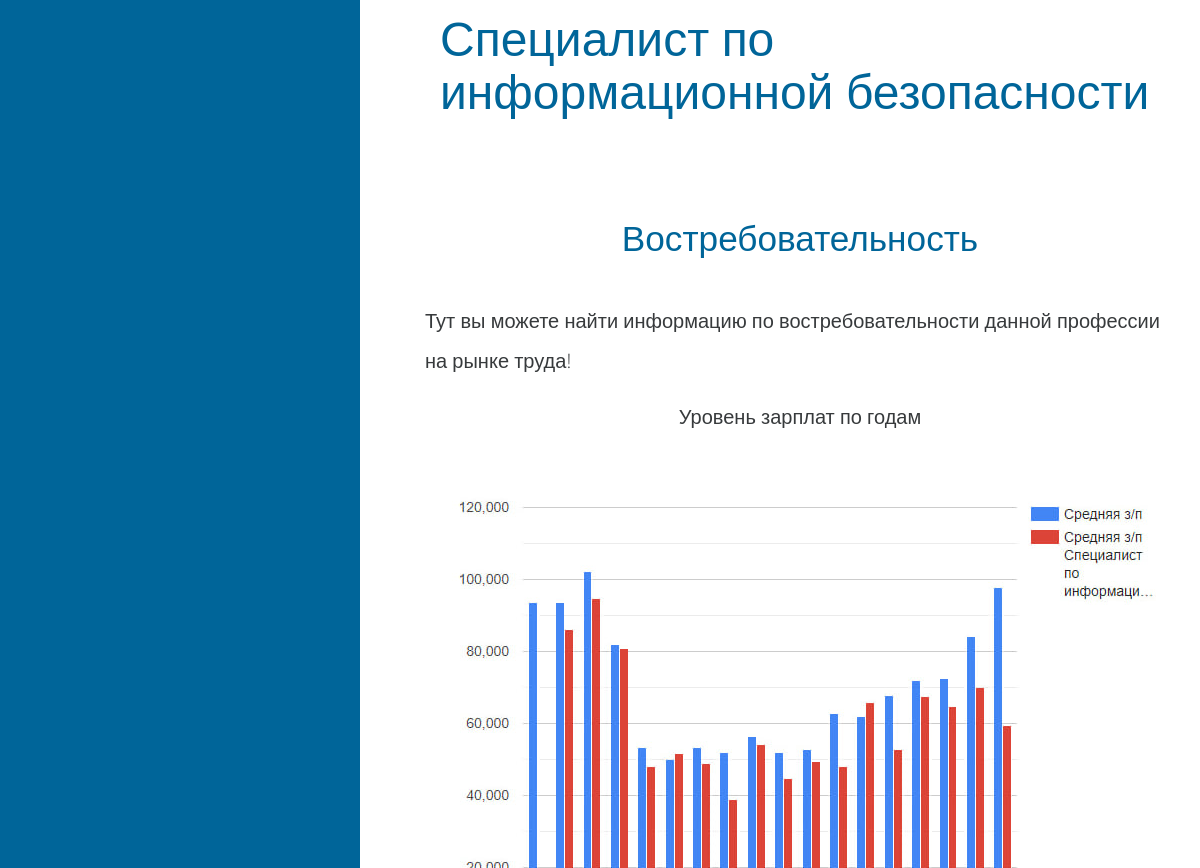
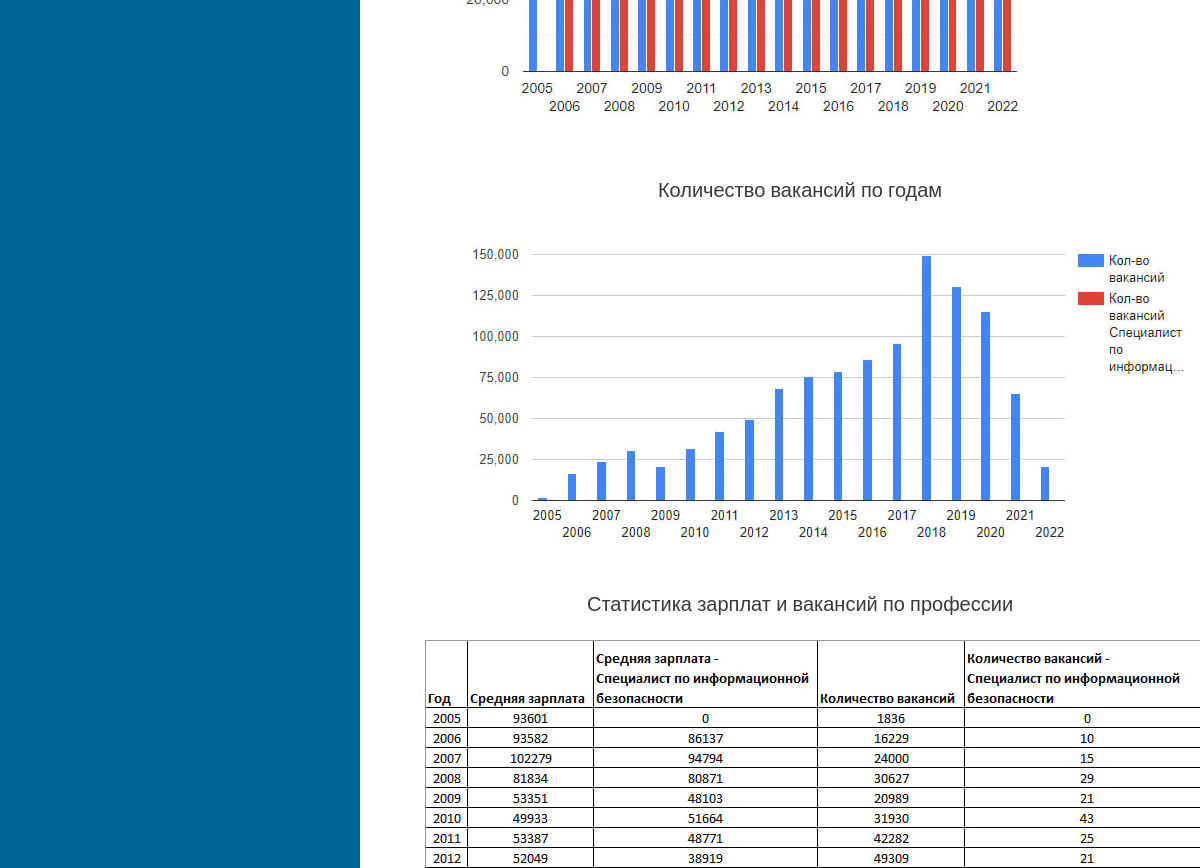
Page /availability (middle part) on the earlier database version (2 pictures, top to bottom).
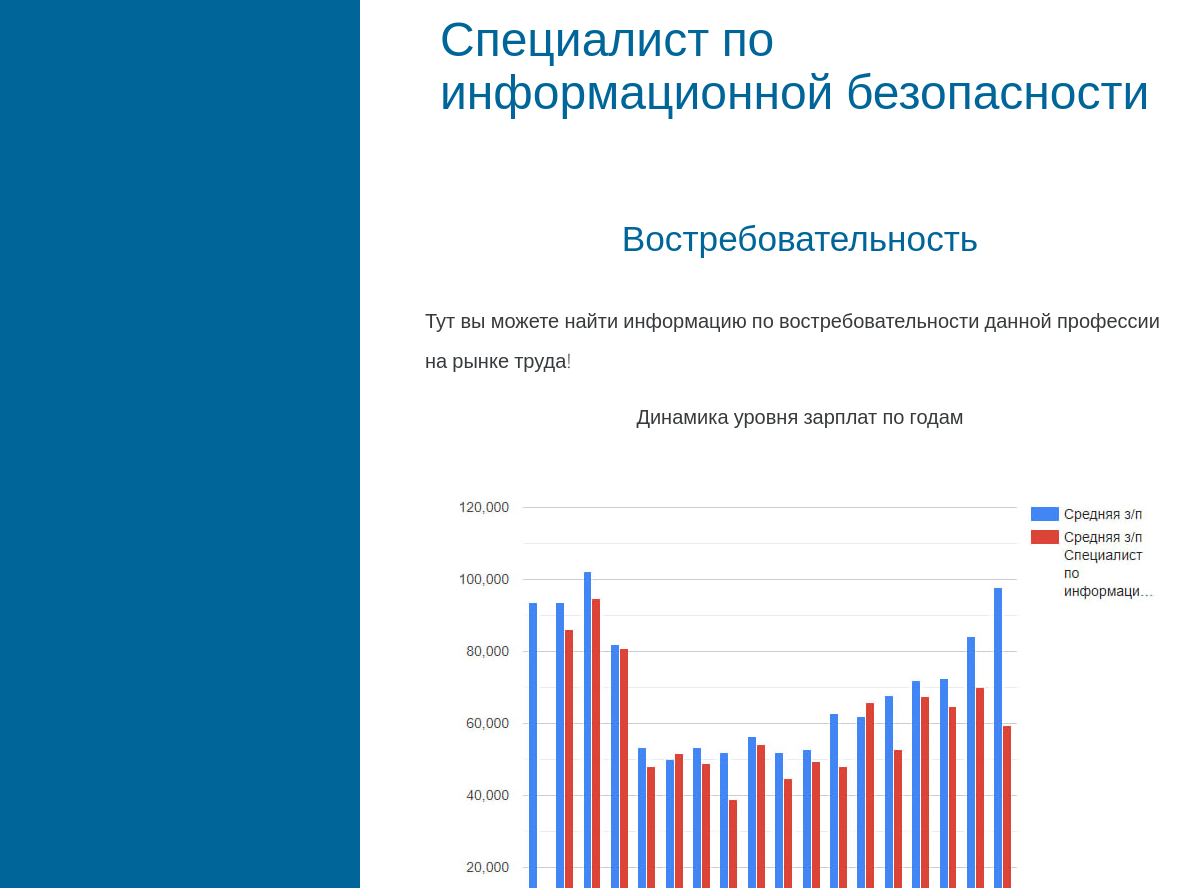
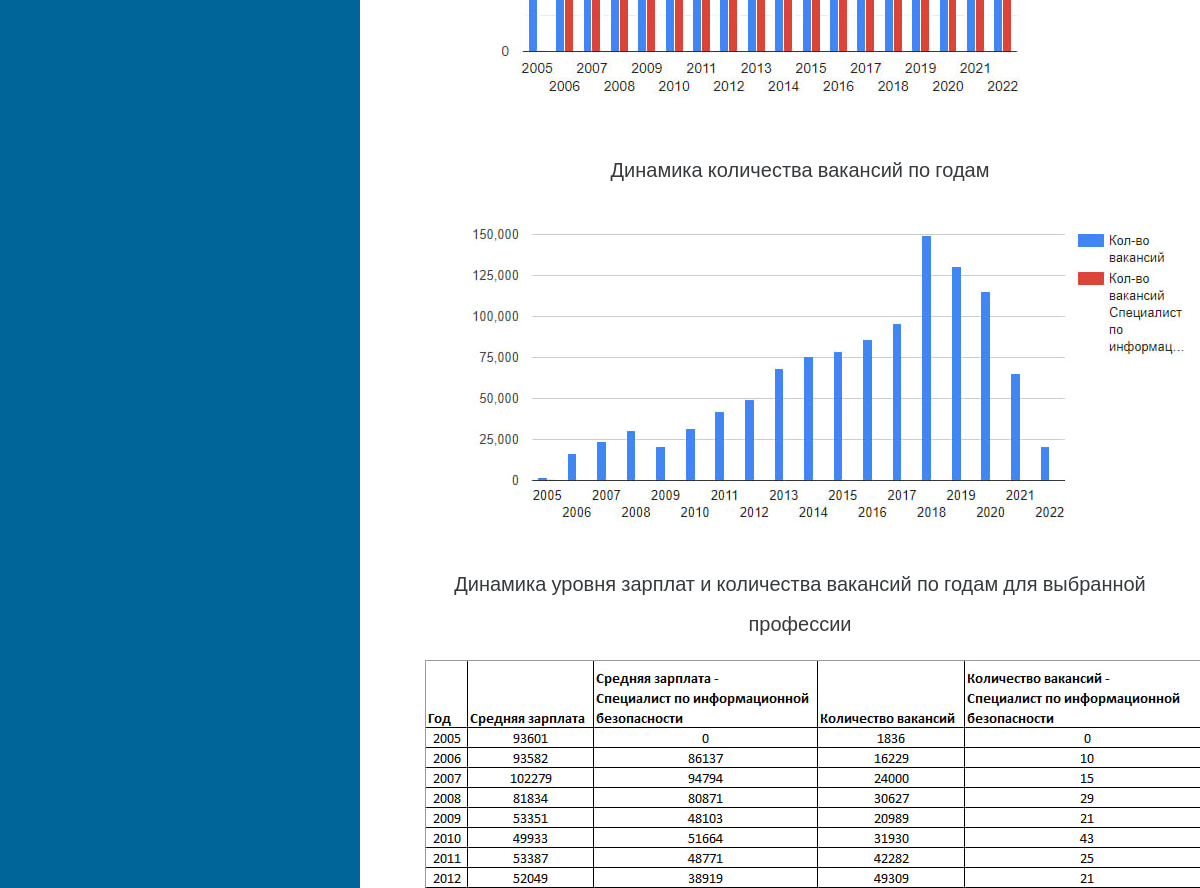
Same page on the later database version (2 pictures, top to bottom).
### application/models.py (models this page shows, shortened)
class Table(models.Model):
    title = models.CharField(max_length=150)
    graphic = models.ImageField(upload_to='images/')

### application/views.py (the view)
# urls.py: path('availability', availability_page, name='availability'),
def availability_page(request):
    data = Table.objects.all()[:3]
    return render(request, 'availability.html', {'data': data })

### templates/availability.html (shortened to what this page needs)
{% load static %}
<!DOCTYPE html>
<html>
<head>
    <link rel="stylesheet" href="{% static "css/bootstrap.min.css" %}">
    <link rel="stylesheet" href="{% static "css/magnific-popup.css" %}">
    <link rel="stylesheet" href="{% static "css/templatemo-style.css" %}">
</head>
    <body>
               <div class="container">
            <div class="row">
                <div class="tm-left-right-container">
                    <div class="tm-blue-bg tm-left-column">
                    </div>
                    <div class="tm-right-column">
                        <div class="tm-content-div">
                            <section class="tm-section">
                                    <h1 class="tm-blue-text tm-welcome-title tm-margin-b-45">Специалист по информационной безопасности</h1>
                            </section>
                            <section class="tm-section">
                                <div class="row">
                                    <div class=" push-lg-4 push-md-5">
                                            <h2 class="tm-blue-text tm-section-title tm-margin-b-45" align="center">Востребовательность</h2>
                                            <p>
                                                Тут вы можете найти информацию по востребовательности данной профессии на рынке труда!
                                            </p>
                                        {% for b in data %}
                                        <p align="center"><b> {{ b.title }} </b></p>
                                        <p align="center"><img src="{{ b.graphic.url }}"></p>
                                        {% endfor %}
                                    </div>
                                </div>
                            </section>
                        </div>
                    </div>
                </div>
            </div>
        </div>
</body>
</html>

Differences in the rows shown:
changed Table: title "Уровень зарплат по годам" → "Динамика уровня зарплат по годам"
changed Table: title "Количество вакансий по годам" → "Динамика количества вакансий по годам"
changed Table: title "Статистика зарплат и вакансий по профессии" → "Динамика уровня зарплат и количества вакансий по годам для выбранной профессии"
